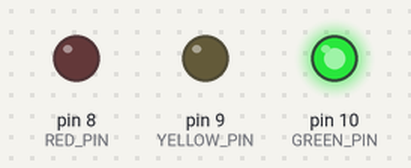
Recording of a sketch running on a simulated Arduino Uno, built with avr-gcc and run on an emulated ATmega328P. On the bench: output pins drawn as LEDs (lit = HIGH).

Above: at 2.5 s.
At 6.0 s:
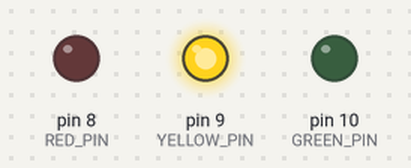
At 9.5 s:
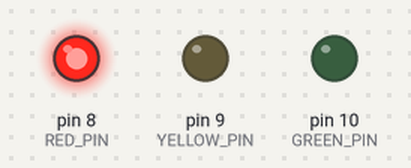
Timing chart, 0 to 15.6 s (numbered marks = the images above):
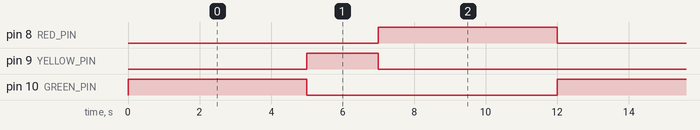

Measured:
- by itself, pin 8 (RED_PIN), pin 10 (GREEN_PIN): alternates HIGH for 5.0 s and LOW for 7.0 s
- by itself, pin 9 (YELLOW_PIN): alternates HIGH for 2.0 s and LOW for 10.0 s
- by itself, everything shown: repeats every 12.0 s, in 3 steps

The sketch:

challenge_04_verkehrsampel_loesung.ino
```cpp
const int RED_PIN = 8;
const int YELLOW_PIN = 9;
const int GREEN_PIN = 10;

const unsigned long GREEN_TIME = 5000;   // 5s
const unsigned long YELLOW_TIME = 2000;  // 2s
const unsigned long RED_TIME = 5000;     // 5s

void setup() {
  pinMode(RED_PIN, OUTPUT);
  pinMode(YELLOW_PIN, OUTPUT);
  pinMode(GREEN_PIN, OUTPUT);

  digitalWrite(RED_PIN, LOW);
  digitalWrite(YELLOW_PIN, LOW);
  digitalWrite(GREEN_PIN, LOW);
}

void loop() {
  // Grün
  digitalWrite(GREEN_PIN, HIGH);
  digitalWrite(YELLOW_PIN, LOW);
  digitalWrite(RED_PIN, LOW);
  delay(GREEN_TIME);

  // Gelb
  digitalWrite(GREEN_PIN, LOW);
  digitalWrite(YELLOW_PIN, HIGH);
  digitalWrite(RED_PIN, LOW);
  delay(YELLOW_TIME);

  // Rot
  digitalWrite(GREEN_PIN, LOW);
  digitalWrite(YELLOW_PIN, LOW);
  digitalWrite(RED_PIN, HIGH);
  delay(RED_TIME);
}
```
